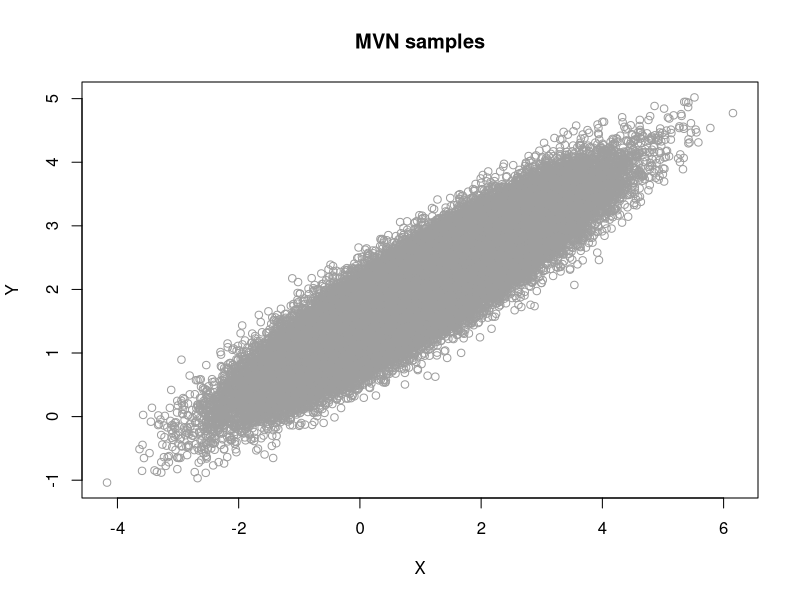
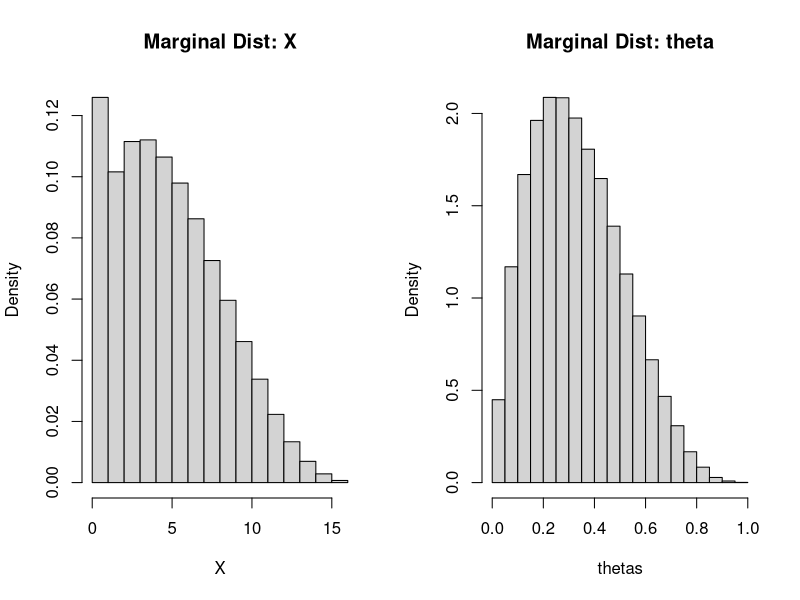
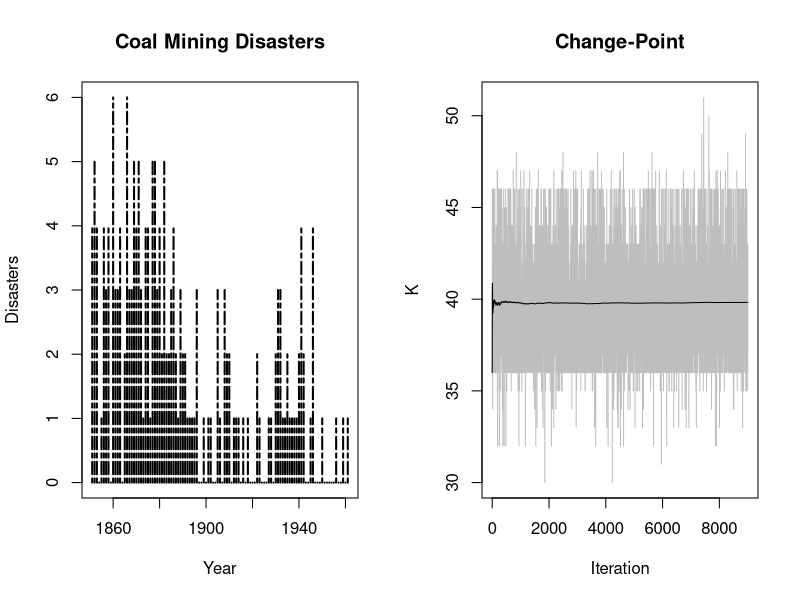
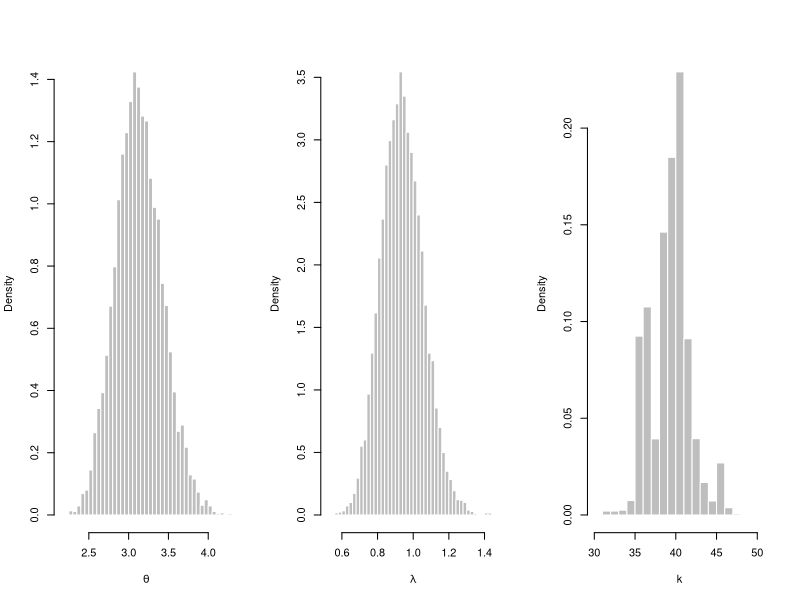

Source code (R) for these figures, in order:
## ---- chunk 1
N = 100000
rho = 0.9
mu_x = 1
mu_y = 2
sd_x = 1.2
sd_y = 0.75

s1 = sqrt(1 - rho^2) * sd_x
s2 = sqrt(1 - rho^2) * sd_y

MVN = matrix(data = NA, nrow = N, ncol = 2, 
           dimnames = list(NULL, c("X", "Y")))

## ---- chunk 2
MVN[1, ] = c(mu_x, mu_y)
Y = MVN[1, 2] ## get Y vals
for(i in 1:(N-1)){
  mx = mu_x + rho * (Y - mu_y) * sd_x/sd_y
  X = rnorm(n = 1, mx, s1)
  MVN[i+1, 1] = X
  my = mu_y + rho * (X - mu_x) * sd_y/sd_x
  Y = rnorm(n = 1, mean = my, sd = s2)
  MVN[i+1, 2] = Y
}


## means
colMeans(MVN)

## correlation
cor(MVN)


## ---- chunk 3
plot(MVN, type = "p", col = 8, 
     main = "MVN samples")

## ---- chunk 4
n = 16
a = 2
b = 4
X = numeric(N)
thetas = numeric(N)

X[1] = runif(1) ## initial values
thetas[1] = runif(1) ## theta values

for(i in 1:N){
  X[i+1] = rbinom(n = 1, size = n, prob = thetas[i])
  thetas[i+1] = rbeta(1, a + X[i+1], n - X[i+1]+b)
}

quantile(X)
quantile(thetas)

## ---- chunk 5

par(mfrow = c(1,2))
hist(X, main = "Marginal Dist: X", probability = TRUE)
hist(thetas, main = paste("Marginal Dist:", expression(theta)), probability = TRUE)

## ---- chunk 6
data_vector = c(4, 5, 4, 0, 1, 4, 3, 4, 0, 6, 3, 3, 4, 0, 2, 6, 
                3, 3, 5, 4, 5, 3, 1, 4, 4, 1, 5, 5, 3, 4, 2, 5,
                2, 2, 3, 4, 2, 1, 3, 2, 2, 1, 1, 1, 1, 3, 0, 0, 
                1, 0, 1, 1, 0, 0, 3, 1, 0, 3, 2, 2, 0, 1, 1, 1,
                0, 1, 0, 1, 0, 0, 0, 2, 1, 0, 0, 0, 1, 1, 0, 2, 
                3, 3, 1, 1, 2, 1, 1, 1, 1, 2, 4, 2, 0, 0, 1, 4,
                0, 0, 0, 1, 0, 0, 0, 0, 0, 1, 0, 0, 1, 0, 1)
n = length(data_vector)
disasters = ts(data_vector, freq=1, start = 1851)
plot(disasters, type = "h", lty = 6, lwd = 2, main = "Coal Mining Disasters", xlab = "Year", ylab = "Disasters")

## ---- chunk 7
set.seed(123)

y = data_vector
# Gibbs sampler for the coal mining change point
# initialization
n <- length(y) #length of the data
m <- 10^4 #length of the chain

## vectors to hold data
theta <- numeric(m) 
lambda <- numeric(m) 
k <- numeric(m)
L <- numeric(n)

## initial values
k[1] <- sample(1:n, 1) ## change-points
theta[1] <- 1
lambda[1] <- 1
a = 0.5
b1 <- 1
b2 <- 1

## ---- chunk 8

# run the Gibbs sampler
for (t in 2:m){
    kt <- k[t-1]
    #generate theta
    r <- a + sum(y[1:kt])
    theta[t] <- rgamma(1, shape = r, rate = kt + b1)
    #generate lambda
    if (kt + 1 > n){ 
      r <- a + sum(y) 
      }else{
        r <- a + sum(y[(kt+1):n])
      }
    lambda[t] <- rgamma(1, shape = r, rate = n - kt + b2)
    #generate b1 and b2
    b1 <- rgamma(1, shape = a, rate = theta[t]+1)
    b2 <- rgamma(1, shape = a, rate = lambda[t]+1)

    for (j in 1:n) {
        L[j] <- exp((lambda[t] - theta[t]) * j) * 
                (theta[t] / lambda[t])^sum(y[1:j])
    }
    L <- L / sum(L)
    #generate k from discrete distribution L on 1:n
    k[t] <- sample(1:n, prob=L, size=1)
}

## ---- chunk 9
## set burn in
burn_in <- 1000
## will toss out first 1000 samples

K <- k[burn_in:m]

## mean
print(mean(K))
#[1] 39.935

## mode
print(which.max(table(K)))
## ---- chunk 10
plot(K, type="l", col="gray", main = "Change-Point",
     xlab="Iteration", ylab = "K")
lines(1:length(K), cumsum(K) / (1:length(K)))
## ---- chunk 11
print(mean(lambda[burn_in:m])) #[1] 0.9341033
print(mean(theta[burn_in:m])) #[1] 3.108575

## ---- chunk 12
## Code for Figure 9.12 on page 276
# histograms from the Gibbs sampler output
par(mfrow=c(1,3))

hist(theta[burn_in:m], main="", xlab = expression(theta), 
     col="gray", border="white",
     breaks = "scott", prob=TRUE) #theta posterior

hist(lambda[burn_in:m], main="", xlab = expression(lambda),
     col="gray", border="white",
     breaks = "scott", prob=TRUE) #lambda posterior

hist(K, breaks=min(K):max(K), prob=TRUE, main="",
     col="gray", border="white",
     xlab = "k")

